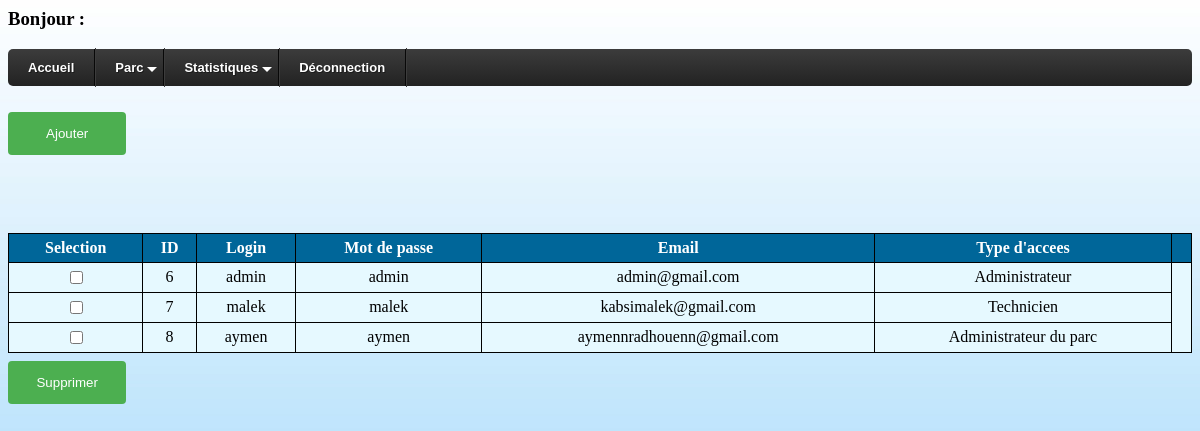
The app's page /admin.php with its own data.
### tables this page shows
CREATE TABLE `users` (
  `id` int(11) NOT NULL,
  `login` varchar(10) NOT NULL,
  `passwd` varchar(10) NOT NULL,
  `email` text NOT NULL,
  `type` enum('Administrateur du parc','Administrateur','Technicien') NOT NULL
);

### admin.php (the view, shortened to what this page needs)
<?php
$req="select * from users order by id";
$rs=mysql_query($req) or die(mysql_error());
echo"<h3>Bonjour : ".$_SESSION["login"]."</h3>";
?>
<!DOCTYPE html>
<html lang=''>
<head>
   <link rel="stylesheet" href="./css/styles1.css">
</head>
<body>
  <div id='cssmenu'>
  <ul>
     <li><a href='home.php'><span>Accueil</span></a></li>
     <li class='active has-sub'><a href='#'><span>Parc</span></a>
           </li>
      <li class='active has-sub'><a href='#'><span>Statistiques</span></a>
      </li>
     <li class='last'><a href='deco.php'><span>Déconnection</span></a></li>
  </ul>
  </div> <br/>
<form method="post" action="ajouter/ajouter_utilisateur.php">
  <input class="ajouter" type="submit" name="ajouter" value="Ajouter">
</form>
<form method="post" action="#">
<table class="tab" border="1" width="100%" align="left">
      <tr>
        <th>Selection</th>
        <th>ID</th>
        <th>Login</th>
        <th>Mot de passe</th>
        <th>Email</th>
        <th>Type d'accees</th>
        <th></th>
        <br/><br/><br/>
    <?php while($ET=mysql_fetch_assoc($rs)) { ?>
    <tr>
      <td><input type="checkbox" name="delid[]" value="<?php echo($ET['id']) ?> "></td>
      <td><?php echo($ET['id'])?></td>
      <td><?php echo($ET['login'])?></td>
      <td><?php echo($ET['passwd'])?></td>
      <td><?php echo($ET['email'])?></td>
      <td><?php echo($ET['type'])?></td>
    </tr>
  <?php } ?>
</table>
    <input class="supprimer" type="submit" name="supprimer" value="Supprimer">
  </form>
    </body>
</html>

### css/styles1.css (style rules this page uses)
input.supprimer { background-color:#FF0000; }
input[type=submit] { width: 10%; background-color: #4CAF50; color: white; padding: 14px 20px; margin: 8px 0; border: none; border-radius: 4px; cursor: pointer; }
body { background-repeat: no-repeat; background-image: url(img/background.jpg); background-attachment: fixed; background-size: cover; height: 100%; }
#cssmenu, #cssmenu ul, #cssmenu li, #cssmenu a { border: none; line-height: 1; margin: 0; padding: 0; }
#cssmenu { height: 37px; display: block; border-radius: 5px; width: auto; border-color: #080808; margin: 0; padding: 0; }
#cssmenu > ul { list-style: inside none; margin: 0; padding: 0; }
#cssmenu > ul > li { list-style: inside none; float: left; display: inline-block; position: relative; margin: 0; padding: 0; }
#cssmenu > ul > li > a { outline: none; display: block; position: relative; text-align: center; text-decoration: none; text-shadow: 1px 1px 0 rgba(0, 0, 0, 0.4); font-weight: 700; font-size: 13px; font-family: Arial, Helvetica, sans-serif; border-right: 1px solid #080808; color: #ffffff; padding: 12px 20px; }
#cssmenu > ul > li:first-child > a { border-radius: 5px 0 0 5px; }
#cssmenu > ul > li > a:after { content: ""; position: absolute; border-right: 1px solid; top: -1px; bottom: -1px; right: -2px; z-index: 99; border-color: #3c3c3c; }
#cssmenu > ul > li.has-sub > a:before { content: ""; position: absolute; top: 18px; right: 6px; border: 5px solid transparent; border-top: 5px solid #ffffff; }
#cssmenu, #cssmenu ul ul > li:hover > a, #cssmenu ul ul li a:hover { background: #3c3c3c; background: -moz-linear-gradient(top, #3c3c3c 0%, #222222 100%); background: -webkit-gradient(linear, left top, left bottom, color-stop(0%, #3c3c3c), color-stop(100%, #222222)); background: -webkit-linear-gradient(top, #3c3c3c 0%, #222222 100%); background: -o-linear-gradient(top, #3c3c3c 0%, #222222 100%); background: -ms-linear-gradient(top, #3c3c3c 0%, #222222 100%); background: linear-gradient(top, #3c3c3c 0%, #222222 100%); }
.tab { border: 1.5px solid black; border-collapse: collapse; background-color: #e6f9ff; }
.tab th, .tab td { padding: 5px; text-align: center; }
th, td { padding: 10px; }
th { background-color: #006699; color: white; }

### records on screen
users: id "6", login "admin", passwd "admin", email "admin@gmail.com", type "Administrateur"
users: id "7", login "malek", passwd "malek", email "kabsimalek@gmail.com", type "Technicien"
users: id "8", login "aymen", passwd "aymen", email "aymennradhouenn@gmail.com", type "Administrateur du parc"
